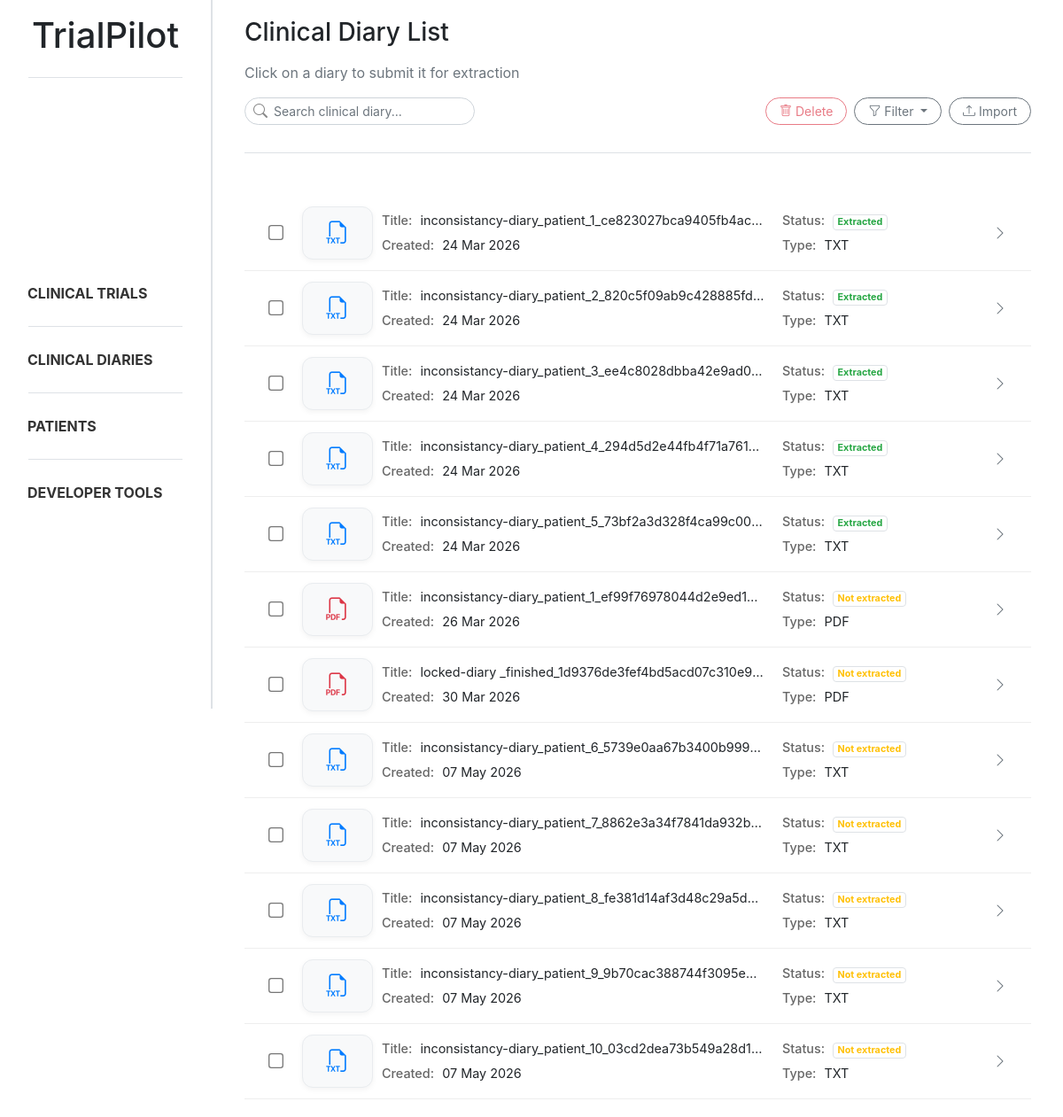
Page /diaries/ on the committed database.
### trialpilot/models.py (models this page shows, shortened)
class Document(models.Model):
    class DocumentType(models.TextChoices):
        CLINICAL_DIARY = "diary", "Clinical Diary"
        CLINICAL_TRIAL = "trial", "Clinical Trial"
    title = models.CharField(max_length=255)
    type = models.CharField(max_length=20, choices=DocumentType.choices)
    extracted = models.BooleanField(default=False)
    created_at = models.DateTimeField(auto_now_add=True)
    updated_at = models.DateTimeField(auto_now=True)

### trialpilot/views.py (the view)
# urls.py: path('diaries/', diary_list, name='diary_list'),
def diary_list(request):
    search = request.GET.get("search", "").strip()
    status = request.GET.get("status", "").strip()
    file_type = request.GET.get("file_type", "").strip().lower()
    diaries = Document.objects.filter(type=Document.DocumentType.CLINICAL_DIARY)
    if search:
        diaries = diaries.filter(title__icontains=search)
    if status == "extracted":
        diaries = diaries.filter(extracted=True)
    elif status == "not_extracted":
        diaries = diaries.filter(extracted=False)
    diary_data = []
    for diary in diaries:
        if "." in diary.title:
            original_name, ext = diary.title.rsplit('.', 1)
            ext = ext.lower()
        else:
            ext = ""
        if file_type and ext != file_type:
            continue
        diary_data.append((diary, ext))
    return render(request, 'trialpilot/diary_list.html', {
        'diary_data': diary_data,
        'search': search,
        'status': status,
        'file_type': file_type,
    })

### trialpilot/templates/trialpilot/diary_list.html (shortened to what this page needs)
{% extends "trialpilot/base.html" %}
{% block content %}
<div class="d-flex flex-column mb-4 ml-3 mr-3">
    <h3 class="mb-3">Clinical Diary List</h3>
    <p class="text-muted">Click on a diary to submit it for extraction</p>
    <div class="d-flex justify-content-between align-items-center mb-3">
        <form method="GET">
            <div class="position-relative" style="width:260px">
                <i class="bi bi-search position-absolute"
                    style="left:10px; top:50%; transform:translateY(-50%); color:#888;"></i>
                <input type="text" name="search" value="{{ search }}" class="form-control form-control-sm rounded-ui"
                    style="padding-left: 32px;" placeholder="Search clinical diary...">
            </div>
        </form>
        <div class="d-flex gap-2">
            <button id="deleteBtn" data-url="{% url 'diary_remove' %}" class="btn btn-outline-danger btn-sm rounded-ui"
                style="margin-right: 0.5rem;" disabled>
                <i class="bi bi-trash"></i>
                Delete
            </button>
            <div class="dropdown" style="margin-right: 0.5rem;">
                <button class="btn btn-outline-secondary btn-sm rounded-ui dropdown-toggle" type="button"
                    data-bs-toggle="dropdown" aria-expanded="false">
                    <i class="bi bi-funnel"></i>
                    Filter
                </button>
            </div>
            <button class="btn btn-outline-secondary btn-sm rounded-ui" data-bs-toggle="modal"
                data-bs-target="#uploadModal">
                <i class="bi bi-upload"></i>
                Import
            </button>
        </div>
    </div>
    <div class="sidebar-divider mb-4"></div>
</div>
<div class="diary-list ml-3 mr-3">
    {% for diary, extension in diary_data %}
    <div class="diary-card diary-card-trigger"
        data-diary-id="{{ diary.id }}"
        data-diary-title="{{ diary.title }}"
        data-diary-extracted="{{ diary.extracted }}">
        <div class="diary-layout">
            <div class="container-diary-checkbox">
                <input type="checkbox"
                    class="form-check-input diary-checkbox"
                    value="{{ diary.id }}">
            </div>
            <div class="diary-id">
                {% if extension == "pdf" %}
                <i class="bi bi-filetype-pdf text-danger"></i>
                {% else %}
                <i class="bi bi-filetype-txt text-primary"></i>
                {% endif %}
            </div>
            <div class="diary-grid">
                <div>
                    <strong>Title:</strong> {{ diary.title }}
                </div>
                <div>
                    <strong>Status:</strong>
                    {% if diary.extracted %}
                    <span class="badge rounded-pill bg-success-subtle text-success border">
                        Extracted
                    </span>
                    {% else %}
                    <span class="badge rounded-pill bg-warning-subtle text-warning border">
                        Not extracted
                    </span>
                    {% endif %}
                </div>
                <div>
                    <strong>Created:</strong> {{ diary.created_at|date:"d M Y" }}
                </div>
                <div>
                    <strong>Type:</strong> {{ extension|upper }}
                </div>
            </div>
            <div class="diary-actions">
                <i class="bi bi-chevron-right text-muted"></i>
            </div>
        </div>
    </div>
    {% endfor %}
</div>
{% endblock %}

### static/css/style.css (style rules this page uses)
body { overflow-x: hidden; }
html, body { height: 100%; }
.sidebar-divider { height: 1px; background-color: #dee2e6; margin-bottom: 15px; margin-top: 15px; }
.diary-card { padding: 12px 15px; border-bottom: 1px solid #eee; transition: all 0.15s ease; cursor: pointer; }
.diary-layout { display: grid; grid-template-columns: 40px 80px 1fr 40px; align-items: center; gap: 10px; }
.diary-id { display: flex; align-items: center; justify-content: center; font-weight: 600; color: #495057; background: #f8f9fa; border: 1px solid #e9ecef; border-radius: 12px; height: 100%; min-height: 60px; box-shadow: 0 2px 6px rgba(0, 0, 0, 0.05); }
.diary-id i { font-size: 1.6rem; }
.diary-grid { display: grid; grid-template-columns: 2fr 1fr; grid-template-rows: auto auto; gap: 6px 20px; font-size: 0.9rem; }
.diary-grid div { overflow: hidden; white-space: nowrap; text-overflow: ellipsis; }
.diary-grid strong { color: #666; font-weight: 500; margin-right: 5px; }
.diary-actions { display: flex; align-items: center; justify-content: center; }
.diary-checkbox { transform: scale(1.3); cursor: pointer; margin: 0; display: flex; align-items: center; justify-content: center; }
.container-diary-checkbox { display: flex; align-items: center; justify-content: center; height: 100%; }
.rounded-ui { border-radius: 1rem !important; padding-left: 15px; padding-right: 15px; }

### rows in the picture
Document: title "inconsistancy-diary_patient_1_ce823027bca9405fb4ac…", extracted "Extracted", created_at "24 Mar 2026", extension "TXT"
Document: title "inconsistancy-diary_patient_2_820c5f09ab9c428885fd…", extracted "Extracted", created_at "24 Mar 2026", extension "TXT"
Document: title "inconsistancy-diary_patient_3_ee4c8028dbba42e9ad0…", extracted "Extracted", created_at "24 Mar 2026", extension "TXT"
Document: title "inconsistancy-diary_patient_4_294d5d2e44fb4f71a761…", extracted "Extracted", created_at "24 Mar 2026", extension "TXT"
Document: title "inconsistancy-diary_patient_5_73bf2a3d328f4ca99c00…", extracted "Extracted", created_at "24 Mar 2026", extension "TXT"
Document: title "inconsistancy-diary_patient_1_ef99f76978044d2e9ed1…", extracted "Not extracted", created_at "26 Mar 2026", extension "PDF"
Document: title "locked-diary _finished_1d9376de3fef4bd5acd07c310e9…", extracted "Not extracted", created_at "30 Mar 2026", extension "PDF"
Document: title "inconsistancy-diary_patient_6_5739e0aa67b3400b999…", extracted "Not extracted", created_at "07 May 2026", extension "TXT"
Document: title "inconsistancy-diary_patient_7_8862e3a34f7841da932b…", extracted "Not extracted", created_at "07 May 2026", extension "TXT"
Document: title "inconsistancy-diary_patient_8_fe381d14af3d48c29a5d…", extracted "Not extracted", created_at "07 May 2026", extension "TXT"
Document: title "inconsistancy-diary_patient_9_9b70cac388744f3095e…", extracted "Not extracted", created_at "07 May 2026", extension "TXT"
Document: title "inconsistancy-diary_patient_10_03cd2dea73b549a28d1…", extracted "Not extracted", created_at "07 May 2026", extension "TXT"
